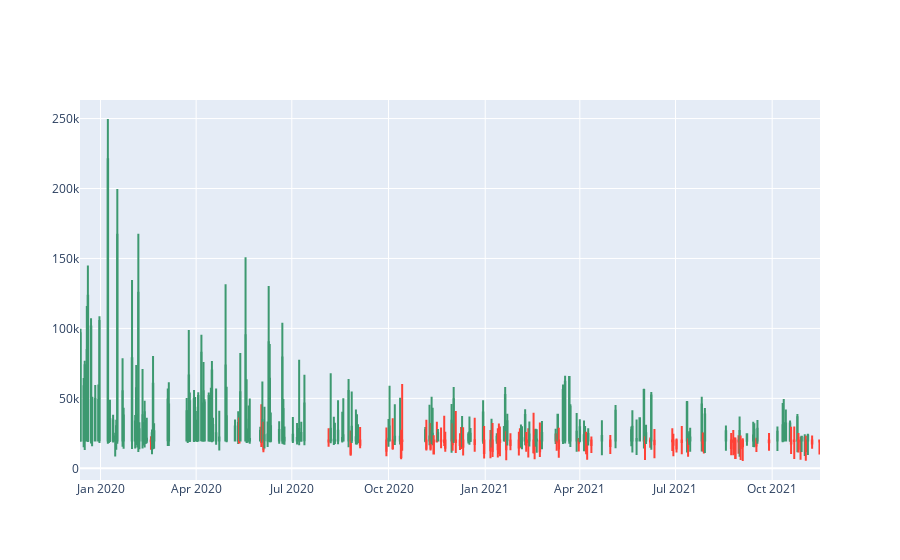

Notebook cell for this chart:
### Code cell
# create_candle_stick(portfolio_rand[ticker+[col for col in portfolio_rand.columns if re.search(".*portfolio.*", col)]], date='2024-11-07')
create_candle_stick(portfolio_rand[ticker+[col for col in portfolio_rand.columns if re.search(".*portfolio.*", col)]+ \
                    ["org_index","shift_index"]], date=portfolio_rand.index[0].strftime("%Y-%m-%d"))

### Figure 1 — Plotly figure (JSON) as saved in the notebook; plotly's stock layout.template omitted (floating-point values rounded to 4 significant figures; data arrays with more than 128 entries replaced by an {"elided": "..."} marker saying what was removed)
{"data": [{"close": {"elided": "252 float values"}, "high": {"elided": "252 float values"}, "hovertext": {"elided": "252 str values"}, "low": {"elided": "252 float values"}, "open": {"elided": "252 float values"}, "type": "candlestick", "x": {"elided": "252 str values"}}], "layout": {"autosize": true, "xaxis": {"autorange": true, "range": ["2019-12-12 12:00", "2021-11-15 12:00"], "rangeslider": {"visible": false, "yaxis": {}}, "type": "date"}, "yaxis": {"autorange": true, "range": [-8320.0, 263300.0]}}}
